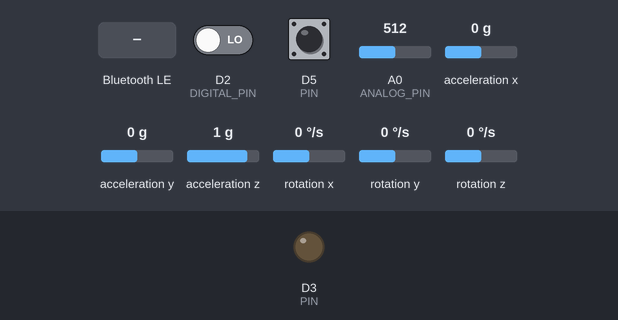
A sketch run on a simulated Arduino Nano 33 BLE. On the bench: output pins drawn as LEDs (lit = HIGH). The test bench sets the inputs (shaded band); at power-on: rotation x 0 °/s, D5 (PIN) HIGH, rotation y 0 °/s, D2 (DIGITAL_PIN) LOW, A0 (ANALOG_PIN) = 512, acceleration x 0 g, acceleration y 0 g, acceleration z 1 g, rotation z 0 °/s (analog values on the 0–1023 scale). Random numbers use the default seed unless the sketch sets one; nothing arrives over Bluetooth unless stated; a phone connects over Bluetooth LE 3 s after start.

Above: at 1.2 s.
1.3 s: rotation x set to -192 °/s
At 1.52 s:
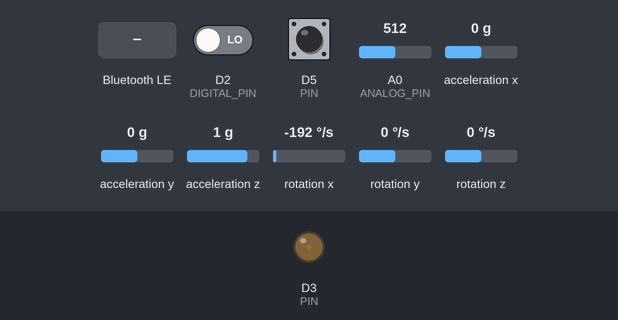
4.3 s: Bluetooth LE write "0" received
At 5.5 s:
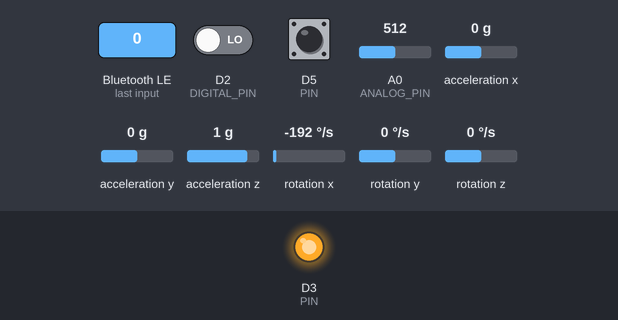
6.4 s: D5 (PIN) pulled LOW for 3.2 s
At 8.58 s:
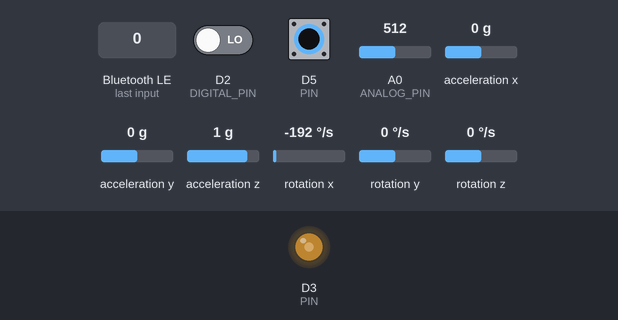
11.1 s: rotation y set to -32 °/s
12.6 s: rotation y set to -37 °/s
14.1 s: Bluetooth LE write "90" received
At 15.6 s:
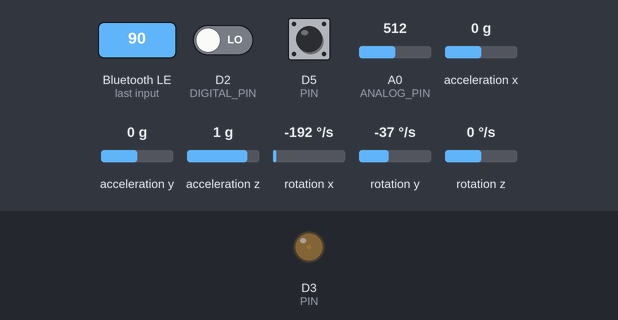
Timing chart, 0 to 16.7 s (numbered marks = the images above; inputs shaded):
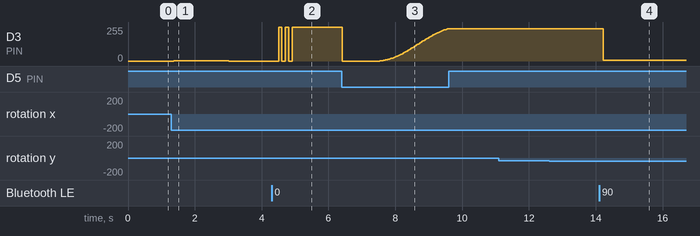

Measured:
- after the input at 1.3 s, D3 (PIN): 0/255 → 1/255 after 0.07 s, → 2/255 0.07 s later, → 1/255 0.17 s later, → 0/255 1.4 s later
- after the input at 4.3 s, D3 (PIN): alternates 255/255 for 0.10 s and 0/255 for 0.10 s, 5 changes in all, then stays 255/255, starting after 0.21 s
- after the input at 11.1 s, every drawn part: stays the same
- after the input at 12.6 s, every drawn part: stays the same
- after the input at 14.1 s, D3 (PIN): 243/255 → 5/255 after 0.12 s

The sketch:

Minecraft_Lamp.ino
```cpp
#include <Arduino_LSM9DS1.h>
#include <ArduinoBLE.h>
#include <unordered_map>

//////////////////////////
// Forward Declarations //
//////////////////////////
namespace Debug {
  const bool printMessages = false;
  const bool printGraphs = false;

  void printText(String message);
  void printGraph(float number);
  void finishGraph();
  void setup();
}

namespace LED {
  const int ANALOG_RESOLUTION = 12;
  const int MAX_BRIGHTNESS = (1 << ANALOG_RESOLUTION) - 1;

  int curBrightness = 0;
  int variableMaxBrightness = MAX_BRIGHTNESS;

  void setBrightnessInt(int val);
  void setBrightnessFloat(float frac);
  void toggle();
  void smartToggle();
  void confirmationFlash(int desiredState);
  void errorLoop();
  bool setup();
}

namespace Button {
  void setup();
  bool isPressed();
  void update();
}

namespace Sensors {
  unsigned int ignoreLoops = 50;
  void setup();
  void update();
}

namespace Sound {
  void setup();
  void update();
}

namespace Timer {
  const unsigned long defaultLength = 15 * 60 * 1000; // 15 minutes
  const unsigned long shortLength = 2 * 60 * 1000; // 2 minutes

  void start(unsigned long millisToWait);
  bool isTiming();
  void stop();
  float tanLightFunc(float x);
  float timerLightFunc(float x);
  void update();
}

namespace Morse {
   void translateString(String str);
}

namespace Bluetooth {
  void setup();
  void update();
}

namespace Game {
  void start();
  bool isGaming();
  void update();
}

enum class PollType { SENSORS, SOUND, BUTTON, TIMER, BLUETOOTH, GAME, BONK_DELAY, BONK_CHARGE, BUTTON_HOLD, TIMER_ACTUAL };

struct PollData {
  PollData() : startMillis(0), lengthMillis(0), update(NULL) {}
  PollData(unsigned long ltm, unsigned long lm, void (*u)()) : startMillis(ltm), lengthMillis(lm), update(u) {}

  unsigned long startMillis; // Offset some of these by a small amount so they don't all run on the same cycle
  unsigned long lengthMillis;
  void (*update)();
};

namespace Polling {
  unsigned long curMillis;

  unsigned long getPollElapsedMillis(PollType type);
  unsigned long getPollRemainingMillis(PollType type);
  PollData& getData(PollType type);
  bool checkPoll(PollType type);
  void resetPoll(PollType type);
  bool isActive(PollType type);
  void setPollLength(PollType type, const unsigned long millis);
  void awaitFunctionPoll(PollType type);
}

/////////////////
// Definitions //
/////////////////
namespace Debug {
  const int awaitingSerialDelayMillis = 200;

  void printText(String message) {
    if (Serial && printMessages) {
      Serial.println(message);
    }
  }

  void printGraph(String name, float number) {
    if (Serial && printGraphs) {
      Serial.print(name + ":" + String(number) + ",");
    }
  }

  void finishGraph() {
    if (Serial && printGraphs) {
      Serial.println();
    }
  }

  void setup() {
    Serial.begin(115200);

    while ((printMessages || printGraphs) && !Serial) {
      LED::toggle();
      delay(awaitingSerialDelayMillis);
    }
  }
}

namespace LED {
  const int PIN = 3;

  const int confirmationDelayMillis = 100;
  const int errorDelayMillis = 500;
  const float smartToggleThreshold = 0.0f;

  void setBrightnessInt(int val) {
    curBrightness = val;
    analogWrite(PIN, val);
    Debug::printText("LED Brightness: " + String(val));
  }

  void setBrightnessFloat(float frac) {
    setBrightnessInt(ceil(constrain(frac, 0, 1) * variableMaxBrightness));
  }

  void toggle() {
    setBrightnessInt(curBrightness ? 0 : variableMaxBrightness);
    Timer::stop();
  }

  void smartToggle() {
    if ((float)curBrightness / variableMaxBrightness > smartToggleThreshold) {
      Timer::stop();
      toggle();
    }
    else {
      Timer::start(Timer::defaultLength);
    }
  }

  void confirmationFlash(int desiredState) {
    // 3 cycles, 6 loops
    //         Cur on  Cur off
    // New on    6       5
    // New off   5       6
    int startState = LED::curBrightness ? 1 : 0;
    for (int i = 0; i < 6 - abs(startState - desiredState); ++i) {
      toggle();
      delay(confirmationDelayMillis);
    }
  }

  void errorLoop() {
    while (true) {
      confirmationFlash(0);
      delay(errorDelayMillis);
    }
  }

  bool setup() {
    //pinMode(LED_PIN, OUTPUT); // Not needed because of analogWrite
    analogWriteResolution(ANALOG_RESOLUTION);
    digitalWrite(LED_BUILTIN, LOW);
    digitalWrite(LED_PWR, LOW);
  }
}

namespace Button {
  const int PIN = 5;
  byte lastButtonState = 1;
  float startCycleValue = 0.0f;

  void setup() {
      pinMode(PIN, INPUT_PULLUP);
  }

  bool isPressed() {
    return !digitalRead(PIN);
  }

  void update() {
    byte buttonState = isPressed();
    bool pressed = buttonState && !lastButtonState;
    bool released = !buttonState && lastButtonState;
    if (pressed) {
      LED::variableMaxBrightness = LED::MAX_BRIGHTNESS;
      LED::smartToggle();
      startCycleValue = asin(map(LED::curBrightness, 0, LED::MAX_BRIGHTNESS, -1, 1));
      Polling::resetPoll(PollType::BUTTON_HOLD);
    } else if (buttonState && Polling::checkPoll(PollType::BUTTON_HOLD)) {
      unsigned long holdTime =
        Polling::getPollElapsedMillis(PollType::BUTTON_HOLD) -
        Polling::getData(PollType::BUTTON_HOLD).lengthMillis; // Ignore the first second of holding
      float sinValue = sin(startCycleValue + (holdTime / 800.0f));
      float newBrightnessFrac = (sinValue + 1) / 2; //map(sinValue, -1, 1, 0, 1);
      LED::variableMaxBrightness = round(newBrightnessFrac * LED::MAX_BRIGHTNESS);
      LED::setBrightnessInt(LED::variableMaxBrightness);
    }
    lastButtonState = buttonState;
  }
}

namespace Sensors {
  const int SOUND_PIN = A0;

  enum { xAccel, yAccel, zAccel,
         xGyro, yGyro, zGyro };

  const float shakeThreshold = 10.0f;
  float shakeLowpassEma = 0.4f;
  float shakeBandpassEma = 0.4f;

  // Charging
  float lastShakeSum = 0.0f;
  float shakeLowpass;
  float lastShakeLowpass = 0.0f;
  float shakeHighpass;
  float shakeBandpass;

  void setup() {
    if (!IMU.begin()) {
      Debug::printText("Failed to initialize IMU!");
      LED::errorLoop();
    }
  }

  void update() {
    if (!IMU.accelerationAvailable() || !IMU.gyroscopeAvailable()) {
      return;
    }

    float readings[6];
    IMU.readAcceleration(readings[0], readings[1], readings[2]);
    IMU.readGyroscope(readings[3], readings[4], readings[5]);

    // Handle charging
    // Filter out any spikes by taking the min between two polls
    float newShakeSum = abs(readings[xGyro]) + abs(readings[yGyro]) + abs(readings[zGyro]);
    float shakeSum = min(newShakeSum, lastShakeSum);
    lastShakeSum = newShakeSum;

    // Run the EMA
    shakeLowpass = shakeLowpassEma * shakeSum + (1 - shakeLowpassEma) * shakeLowpass;
    shakeHighpass = abs(shakeSum - shakeLowpass);
    shakeBandpass = shakeBandpassEma * shakeHighpass + (1 - shakeBandpassEma) * shakeBandpass;

    if (abs(shakeBandpass) >= shakeThreshold) { // Charging
      if (ignoreLoops == 0) {
        Debug::printText("Sensors: Shake triggered");
        PollData& data = Polling::getData(PollType::TIMER_ACTUAL);
        if (!Timer::isTiming()) {
          Debug::printText("Sensors: Timer inactive");
          Timer::start(Timer::shortLength);
          data.startMillis -= Timer::shortLength - 1;
        }
        data.startMillis += data.lengthMillis * Polling::getData(PollType::SENSORS).lengthMillis / 5000;
        if (Polling::checkPoll(PollType::TIMER_ACTUAL)) {
          Debug::printText("Sensors: Timer rollover");
          Timer::start(data.lengthMillis);
        }
      }
      Polling::resetPoll(PollType::BONK_DELAY);
    }

    //Debug::printGraph("shakeLowpass", shakeLowpass);
    //Debug::printGraph("sumDiff", shakeHighpass);
    //Debug::printGraph("shakeHighpass", shakeHighpass);
    Debug::printGraph("shakeBandpass", shakeBandpass);

    // Wait for the initial values to settle down
    if (ignoreLoops > 0) {
      --ignoreLoops;
    }
  }
}

namespace Sound {
  const int ANALOG_PIN = A0;
  const int DIGITAL_PIN = 2;

  float soundEma = 0.99f;
  float soundLowpass;
  float soundHighpass;

  float bonkThreshold = 12.0f;

  void setup() {
    analogReadResolution(12);
    pinMode(DIGITAL_PIN, INPUT);
  }

  void update() {
    int analog = analogRead(ANALOG_PIN);

    soundLowpass = soundEma * analog + (1 - soundEma) * soundLowpass;
    soundHighpass = abs(analog - soundLowpass);

    bool digital = digitalRead(DIGITAL_PIN);

    //Debug::printGraph("soundLowpass", soundLowpass);
    Debug::printGraph("soundHighpass", soundHighpass);
    //Debug::printGraph("Sound", digital);

    //if (digital) {
    if (soundHighpass >= bonkThreshold) {
      if (Polling::checkPoll(PollType::BONK_DELAY)) { // Enough time has passed since the last bonk
        Debug::printText("Sound: Bonk triggered");
        LED::smartToggle();
        Sensors::ignoreLoops = 50;
      }
      Polling::resetPoll(PollType::BONK_DELAY);
    }
  }
}

namespace Timer {
  void start(unsigned long millisToWait) {
    Polling::resetPoll(PollType::TIMER_ACTUAL);
    Polling::setPollLength(PollType::TIMER_ACTUAL, millisToWait);
    Debug::printText("Timer: Start");
  }

  bool isTiming() {
    return Polling::isActive(PollType::TIMER_ACTUAL);
  }

  void stop() {
    Polling::setPollLength(PollType::TIMER_ACTUAL, 0);
  }

   // All these values are hard-coded to feel good, check links for details
  // Make sure 'x' is between 0 and 1

  // https://www.desmos.com/calculator/u9wygbychn
  // Spend more time dim to counteract the logarithmic nature of light while tilting
  float tanLightFunc(float x) {
    const float a = 0.49758f, b = 0.45f, c = 0.0f;
    return a * tan(b * PI * x) / PI - c;
  }

  // Spend more time bright, then quickly fade towards the end of the timer
  float timerLightFunc(float x) {
    const float cutoff = 2/3.0f;
    return x < cutoff ? tanLightFunc(x / cutoff) : 1;
  }

  void update() {
    if (isTiming()) {
      unsigned long diffMillis = Polling::getPollElapsedMillis(PollType::TIMER_ACTUAL);
      const unsigned long lengthMillis = Polling::getData(PollType::TIMER_ACTUAL).lengthMillis;
      Debug::printText("Timer: " + String(diffMillis) + "/" + String(lengthMillis) + " ms");
      if (!Polling::checkPoll(PollType::TIMER_ACTUAL)) { // Still timing
        float frac = timerLightFunc(((float)lengthMillis - diffMillis) / lengthMillis);
        LED::setBrightnessFloat(frac);
      } else {
        Polling::setPollLength(PollType::TIMER_ACTUAL, 0);
        LED::setBrightnessInt(0);
      }
    }
  }
}

namespace Morse {
  const int morseDelay = 100;
  const String morseTable[] =
  //A     B       C       D      E    F       G      H       I     J       K      L       M
  {"01", "1000", "1010", "100", "0", "0010", "110", "0000", "00", "0111", "101", "0100", "11",
  //N     O      P       Q       R      S      T    U      V       W      X       Y       Z
   "10", "111", "0110", "1101", "010", "000", "1", "001", "0001", "011", "1001", "1011", "1100",
  //0,       1        2        3        4        5        6        7        8        9
   "11111", "01111", "00111", "00011", "00001", "00000", "10000", "11000", "11100", "11110" };

   void translateString(String str) {
    byte originalState = LED::curBrightness ? 1 : 0;
    LED::confirmationFlash(0);
    delay(1000);

    // Looking through each character of the message
    for (int i = 0; i < str.length(); ++i) {
      char c = str.charAt(i);

      if (c >= 'a' && c <= 'z') {
        c = c - 'a';
      } else if (c >= 'A' && c <= 'Z') {
        c = c - 'A';
      } else if (c >= '0' && c <= '9') {
        c = c - '0' + 26;
      } else {
        delay(7 * morseDelay); // Delay 7 between words (with a space, or any unrecognized symbol)
        continue;
      }

      // Looking through the corresponding morse code
      for (int j = 0; j < morseTable[c].length(); ++j) {
        LED::toggle();
        delay(((morseTable[c].charAt(j) - '0') * 2 + 1) * morseDelay); // Delay 1 unit if dot, 3 if dash
        LED::toggle();
        delay(morseDelay);

        if (Button::isPressed()) return; // Abort if the button is pressed
      }

      delay(morseDelay * 2); // Delay 3 between letters (including the delay from the for loop)

      if (Button::isPressed()) return; // Abort if the button is pressed
    }

    delay(1000);
    if(originalState) {
      LED::toggle();
    }
  }
}

namespace Bluetooth {
  BLEService LEDService("19B10000-E8F2-537E-4F6C-D104768A1214"); // BLE LED Service

  BLEByteCharacteristic toggleCharacteristic("3A00", BLEWrite);
  BLEByteCharacteristic valueCharacteristic("3A10", BLERead | BLEWrite);
  BLEUnsignedIntCharacteristic timerCharacteristic("3A20", BLEWrite);
  BLEStringCharacteristic morseCharacteristic("3A30", BLEWrite, 256);
  BLEByteCharacteristic gameCharacteristic("3A40", BLERead | BLEWrite);

  // Bluetooth initialization
  void setup() {
    if (!BLE.begin()) {
      Debug::printText("Starting BLE failed!");
      LED::errorLoop();
    }

    // set advertised local name and service UUID:
    BLE.setLocalName("Minecraft Lamp");
    BLE.setAdvertisedService(LEDService);

    // add the characteristics to the service
    LEDService.addCharacteristic(toggleCharacteristic);
    LEDService.addCharacteristic(valueCharacteristic);
    LEDService.addCharacteristic(timerCharacteristic);
    LEDService.addCharacteristic(morseCharacteristic);
    LEDService.addCharacteristic(gameCharacteristic);

    // Add service
    BLE.addService(LEDService);

    // Set the initial value for the characeristic:
    //toggleCharacteristic.writeValue(0);
    //timerCharacteristic.writeValue(0);
    //morseCharacteristic.writeValue("");

    // Start advertising
    BLE.advertise();

    Debug::printText("Bluetooth device active, waiting for connections...");
  }

  void update() {
    // Poll for BLE events
    BLE.poll();

    if (toggleCharacteristic.written()) {
      LED::toggle();
    }

    if (valueCharacteristic.written()) {
      LED::variableMaxBrightness = valueCharacteristic.value();
      LED::setBrightnessInt(LED::variableMaxBrightness);
    } else if (valueCharacteristic.value() != LED::curBrightness) {
      valueCharacteristic.writeValue(LED::curBrightness);
    }

    if (timerCharacteristic.written()) {
      unsigned long millisToWait = (long)timerCharacteristic.value() * 60 * 1000;
      LED::confirmationFlash(1);
      Timer::start(millisToWait);
    }

    if (morseCharacteristic.written()) {
      Morse::translateString(morseCharacteristic.value());
    }

    if (gameCharacteristic.written()) {
      Game::start();
    }
  }
}

namespace Game {
  // Wait a random amount of time from minDelay to maxDelay
  // Turn on the light for the specified reaction time
  // If the player bonks while the light is on, add a point and reduce the next reaction time, go to step 1
  // If the player bonks while the light is off, game over
  const unsigned long minDelay = 500;
  const unsigned long maxDelay = 4000;
  const unsigned long startReactionTime = 1000;
  const unsigned long reactionTimeChange = 50;
  unsigned long reactionTime = 0;
  byte points = 0;
  byte expectedState = 0;

  void start() {
    points = 0;
    Polling::resetPoll(PollType::GAME);
    Polling::setPollLength(PollType::GAME, 1);
    expectedState = 1;
    Debug::printText("Game: Start");
    LED::confirmationFlash(0);
  }

  bool isGaming() {
    return Polling::isActive(PollType::GAME);
  }

  void update() {
    if (!isGaming()) {
      return;
    }

    if (LED::curBrightness && !expectedState) { // LED turned on while off, game over
      Polling::setPollLength(PollType::GAME, 0);
      Debug::printText("Game: Finished with " + String(points) + " points");
      LED::confirmationFlash(0);
      return;
    } else if (!LED::curBrightness && expectedState) { // LED turned off while on, add point, get harder
      ++points;
      Bluetooth::gameCharacteristic.writeValue(points);
      reactionTime = startReactionTime - reactionTimeChange * points;
      Debug::printText("Game: " + String(points) + " points");
      Debug::printText("Game: " + String(Polling::getData(PollType::GAME).lengthMillis) + " ms reaction time ");
    } else {
      LED::toggle();
    }

    expectedState = LED::curBrightness ? 1 : 0;
    if (expectedState) {
      Polling::setPollLength(PollType::GAME, reactionTime);
    } else {
      Polling::setPollLength(PollType::GAME, random(minDelay, maxDelay));
    }

    Debug::printText("Game: Wait for " + String(Polling::getData(PollType::GAME).lengthMillis) + " ms");
  }
}

namespace Polling {
  std::unordered_map<PollType, PollData> map = {
  //  Key                               Last time/start time
  //  |                                 |   Update frequency
  //  |                                 |   |     Function
    { PollType::SENSORS,      PollData( 0,  16,   Sensors::update   ) },
    { PollType::SOUND,        PollData( 0,  1,    Sound::update     ) },
    { PollType::BUTTON,       PollData( 5,  33,   Button::update    ) },
    { PollType::TIMER,        PollData( 10, 33,   Timer::update     ) },
    { PollType::BLUETOOTH,    PollData( 15, 200,  Bluetooth::update ) },
    { PollType::GAME,         PollData( 0,  0,    Game::update      ) },
    { PollType::BONK_DELAY,   PollData( 0,  50,   NULL )              },
    { PollType::BONK_CHARGE,  PollData( 0,  1000, NULL )              },
    { PollType::BUTTON_HOLD,  PollData( 0,  1000, NULL )              },
    { PollType::TIMER_ACTUAL, PollData( 0,  0,    NULL )              }
  };

  unsigned long getPollElapsedMillis(PollType type) {
    return curMillis - map[type].startMillis;
  }

  unsigned long getPollRemainingMillis(PollType type) {
    return map[type].lengthMillis - getPollElapsedMillis(type);
  }

  PollData& getData(PollType type) {
    return map[type];
  }

  bool checkPoll(PollType type) {
    return map[type].lengthMillis > 0 && curMillis - map[type].startMillis >= map[type].lengthMillis ||
           map[type].lengthMillis == 1; // Run every frame
  }

  void resetPoll(PollType type) {
    map[type].startMillis = curMillis;
  }

  bool isActive(PollType type) {
    return map[type].lengthMillis > 0;
  }

  void setPollLength(PollType type, const unsigned long millis) {
    map[type].lengthMillis = millis;
  }

  void awaitFunctionPoll(PollType type) {
    if (checkPoll(type)) {
      map[type].update();
      resetPoll(type);
    }
  }
}

//////////
// Main //
//////////
void setup() {
  Debug::setup();
  LED::setup();
  Button::setup();
  Sensors::setup();
  Sound::setup();
  Bluetooth::setup();
}

void loop() {
  Polling::curMillis = millis();
  Polling::awaitFunctionPoll(PollType::BUTTON);
  if (!Button::lastButtonState) { // Don't check anything else if the button is held
    Polling::awaitFunctionPoll(PollType::SOUND);
    Polling::awaitFunctionPoll(PollType::SENSORS);
    Polling::awaitFunctionPoll(PollType::TIMER);
    Polling::awaitFunctionPoll(PollType::BLUETOOTH);
    Polling::awaitFunctionPoll(PollType::GAME);
  }
  Debug::finishGraph();
  delay(1);
}
```
